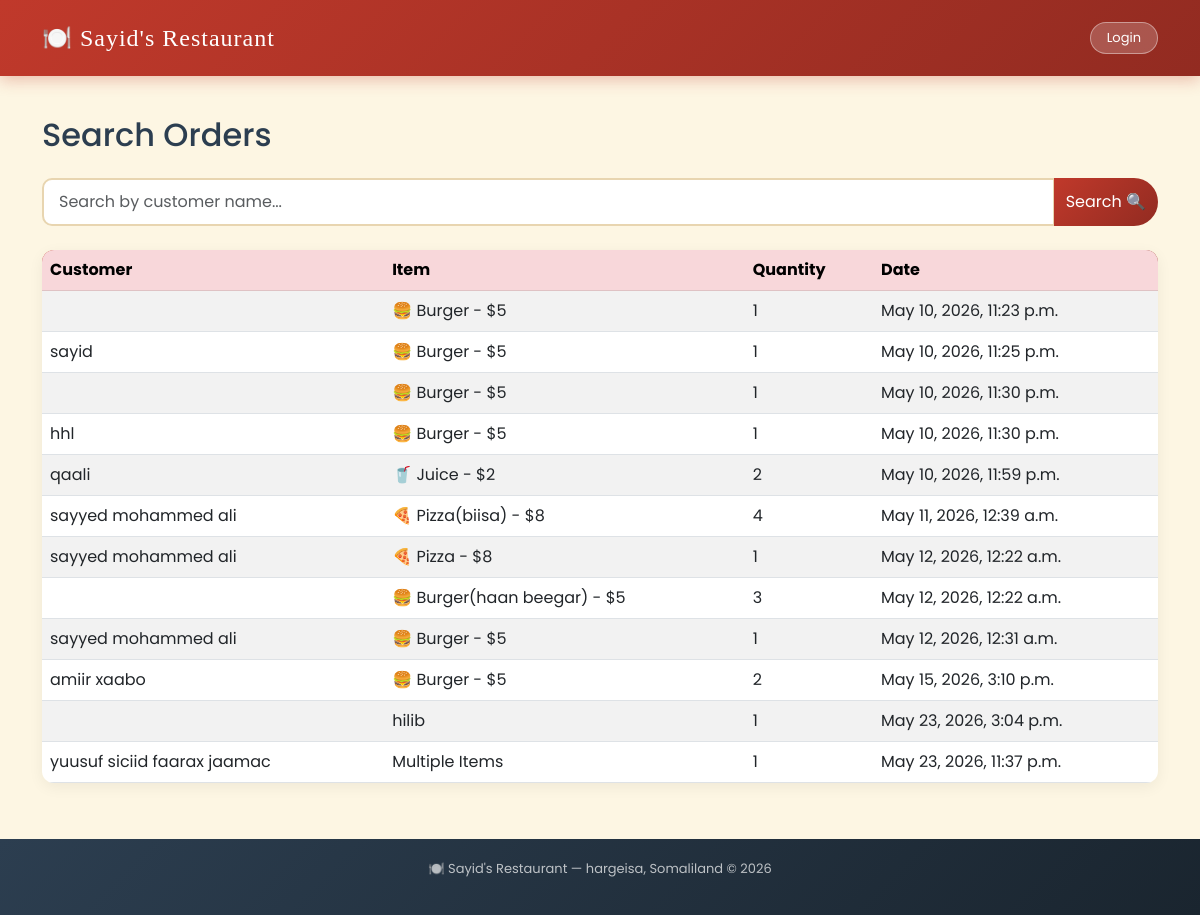
The app's page /search/ with its own data.
### menu/models.py (models this page shows, shortened)
class Order(models.Model):
    PAYMENT_CHOICES = [
        ('cash', 'Cash'),
        ('zaad', 'Zaad'),
        ('edahab', 'eDahab'),
        ('mastercard', 'Mastercard'),
    ]
    customer_name = models.CharField(max_length=100)
    item = models.CharField(max_length=100)
    quantity = models.IntegerField(default=1)
    date = models.DateTimeField(auto_now_add=True)
    table = models.ForeignKey(Table, on_delete=models.SET_NULL, null=True, blank=True)
    waiter = models.ForeignKey('auth.User', on_delete=models.SET_NULL, null=True, blank=True)
    payment_method = models.CharField(max_length=20, choices=PAYMENT_CHOICES, default='cash')
    total_price = models.DecimalField(max_digits=10, decimal_places=2, default=0)

### menu/views.py (the view)
# urls.py: path('search/', views.search, name='search'),
def search(request):
    query = request.GET.get('q', '')
    results = Order.objects.filter(customer_name__icontains=query)
    return render(request, 'menu/search.html', {
        'results': results,
        'query': query
    })

### menu/templates/menu/search.html (shortened to what this page needs)
{% extends 'base.html' %}
{% block content %}
<h2 class="mb-4">Search Orders</h2>
<form method="GET" action="/search/">
    <div class="input-group mb-4">
        <input type="text"
               class="form-control"
               name="q"
               placeholder="Search by customer name..."
               value="{{ query }}">
        <button class="btn btn-danger" type="submit">
            Search 🔍
        </button>
    </div>
</form>
{% if results %}
    <table class="table table-striped">
        <thead class="table-danger">
            <tr>
                <th>Customer</th>
                <th>Item</th>
                <th>Quantity</th>
                <th>Date</th>
            </tr>
        </thead>
        <tbody>
            {% for order in results %}
            <tr>
                <td>{{ order.customer_name }}</td>
                <td>{{ order.item }}</td>
                <td>{{ order.quantity }}</td>
                <td>{{ order.date }}</td>
            </tr>
            {% endfor %}
        </tbody>
    </table>
{% else %}
    <p class="text-muted">No orders found for "{{ query }}"</p>
{% endif %}
{% endblock %}

### templates/base.html (style rules this page uses)
* { margin: 0; padding: 0; box-sizing: border-box; }
body { font-family: 'Poppins', sans-serif; background-color: #fdf6e3; color: #2c3e50; }
.btn-danger { background: linear-gradient(135deg, #c0392b, #922b21); border: none; border-radius: 25px; }
.form-control, .form-select { border-radius: 10px; border: 2px solid #e8d5b0; padding: 10px 15px; background: white; }
.table { border-radius: 12px; overflow: hidden; box-shadow: 0 4px 15px rgba(0,0,0,0.06); }
.table thead { background: linear-gradient(135deg, #c0392b, #922b21); color: white; }

### records on screen
Order: item "🍔 Burger - $5", quantity "1", date "May 10, 2026, 11:23 p.m."
Order: customer_name "sayid", item "🍔 Burger - $5", quantity "1", date "May 10, 2026, 11:25 p.m."
Order: item "🍔 Burger - $5", quantity "1", date "May 10, 2026, 11:30 p.m."
Order: customer_name "hhl", item "🍔 Burger - $5", quantity "1", date "May 10, 2026, 11:30 p.m."
Order: customer_name "qaali", item "🥤 Juice - $2", quantity "2", date "May 10, 2026, 11:59 p.m."
Order: customer_name "sayyed mohammed ali", item "🍕 Pizza(biisa) - $8", quantity "4", date "May 11, 2026, 12:39 a.m."
Order: customer_name "sayyed mohammed ali", item "🍕 Pizza - $8", quantity "1", date "May 12, 2026, 12:22 a.m."
Order: item "🍔 Burger(haan beegar) - $5", quantity "3", date "May 12, 2026, 12:22 a.m."
Order: customer_name "sayyed mohammed ali", item "🍔 Burger - $5", quantity "1", date "May 12, 2026, 12:31 a.m."
Order: customer_name "amiir xaabo", item "🍔 Burger - $5", quantity "2", date "May 15, 2026, 3:10 p.m."
Order: item "hilib", quantity "1", date "May 23, 2026, 3:04 p.m."
Order: customer_name "yuusuf siciid faarax jaamac", item "Multiple Items", quantity "1", date "May 23, 2026, 11:37 p.m."
